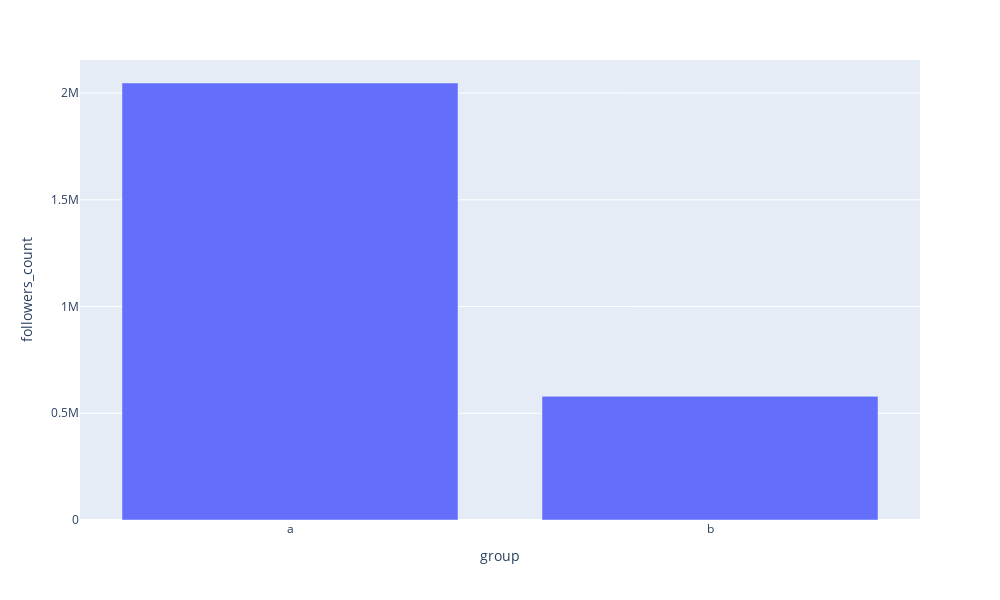

Notebook code cell kept with this figure:
### Code cell
fig = px.bar(
    profile_group_sum_df, 
    x='group', 
    y='followers_count',
    width=1000, 
    height=600
    )
fig.show()

### Figure 1 — Plotly figure (JSON) as saved in the notebook; plotly's stock layout.template omitted (floating-point values rounded to 4 significant figures)
{"data": [{"alignmentgroup": "True", "hovertemplate": "group=%{x}<br>followers_count=%{y}<extra></extra>", "legendgroup": "", "marker": {"color": "#636efa", "pattern": {"shape": ""}}, "name": "", "offsetgroup": "", "orientation": "v", "showlegend": false, "textposition": "auto", "type": "bar", "x": ["a", "b"], "xaxis": "x", "y": [2047114, 579392], "yaxis": "y"}], "layout": {"barmode": "relative", "height": 600, "legend": {"tracegroupgap": 0}, "margin": {"t": 60}, "width": 1000, "xaxis": {"anchor": "y", "domain": [0, 1], "title": {"text": "group"}}, "yaxis": {"anchor": "x", "domain": [0, 1], "title": {"text": "followers_count"}}}}
